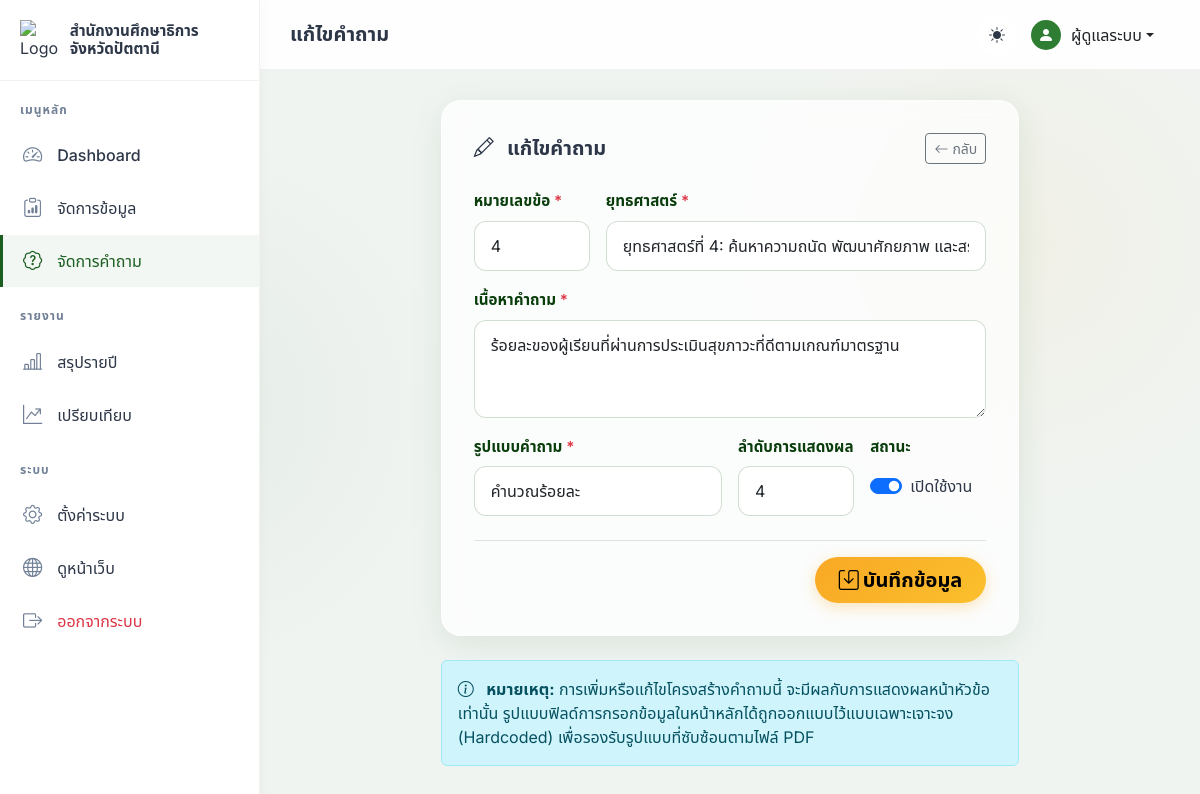
Screenshot of /admin/questions/edit?id=4 (signed in) with the database file from the repository.
### tables this page shows
CREATE TABLE `questions` (
    `id` INT AUTO_INCREMENT PRIMARY KEY,
    `question_number` INT NOT NULL COMMENT 'หมายเลขข้อ',
    `strategy_number` INT NOT NULL COMMENT 'หมายเลขยุทธศาสตร์',
    `strategy_name` VARCHAR(500) NOT NULL COMMENT 'ชื่อยุทธศาสตร์',
    `question_text` TEXT NOT NULL COMMENT 'เนื้อหาคำถาม',
    `question_type` VARCHAR(50) NOT NULL DEFAULT 'percentage' COMMENT 'ประเภท: percentage, yes_no, rating',
    `is_active` TINYINT(1) NOT NULL DEFAULT 1,
    `sort_order` INT NOT NULL DEFAULT 0,
    `created_at` DATETIME NOT NULL DEFAULT CURRENT_TIMESTAMP,
    `updated_at` DATETIME NOT NULL DEFAULT CURRENT_TIMESTAMP ON UPDATE CURRENT_TIMESTAMP,
    INDEX `idx_strategy` (`strategy_number`),
    INDEX `idx_sort` (`sort_order`)
);

### controllers/QuestionController.php (called while the page is built, shortened)
<?php
class QuestionController extends Controller
{
    private Question $questionModel;
    public function __construct()
    {
        $this->questionModel = new Question();
    }
    public function edit(): void
    {
        $id = (int)$this->query('id', 0);
        $question = $this->questionModel->findById($id);
        $this->view('questions/form', [
            'title' => 'แก้ไขคำถาม',
            'question' => $question,
            'strategies' => STRATEGIES,
            'nextNumber' => null,
            'flash' => $this->getFlash(),
        ], 'admin');
    }
}

### core/App.php (called while the page is built, shortened)
<?php
class App
{
    private array $routes;
    public function __construct(array $routes)
    {
        $this->routes = $routes;
    }
    public function run(): void
    {
        $url = $this->parseUrl();
        $route = $this->matchRoute($url);
        $this->dispatch($route);
    }
    private function parseUrl(): string
    {
        $url = isset($_GET['url']) ? $_GET['url'] : '';
        $url = rtrim($url, '/');
        $url = filter_var($url, FILTER_SANITIZE_URL);
        return strtolower($url);
    }
    private function matchRoute(string $url): ?array
    {
        if (isset($this->routes[$url])) {
            return $this->routes[$url];
        }
        return null;
    }
    private function dispatch(array $route): void
    {
        $methodName = $route['method'];
        $controller = new $controllerName();
        $controller->$methodName();
    }
}

### index.php (called while the page is built, shortened)
<?php
require_once BASE_PATH . 'config/app.php';
require_once BASE_PATH . 'config/database.php';
require_once BASE_PATH . 'core/Model.php';
require_once BASE_PATH . 'core/Controller.php';
require_once BASE_PATH . 'core/App.php';
require_once BASE_PATH . 'config/routes.php';
$app = new App($routes);
$app->run();

### config/database.php (called while the page is built, shortened)
<?php
function getDB(): PDO
{
    static $pdo = null;
    if ($pdo === null) {
        try {
            $dsn = "mysql:host=" . DB_HOST . ";dbname=" . DB_NAME . ";charset=" . DB_CHARSET;
            $options = [
                PDO::ATTR_ERRMODE            => PDO::ERRMODE_EXCEPTION,
                PDO::ATTR_DEFAULT_FETCH_MODE => PDO::FETCH_ASSOC,
                PDO::ATTR_EMULATE_PREPARES   => false,
                PDO::MYSQL_ATTR_INIT_COMMAND => "SET NAMES " . DB_CHARSET,
            ];
            $pdo = new PDO($dsn, DB_USER, DB_PASS, $options);
        } catch (PDOException $e) {
            die('<div style="font-family:sans-serif;padding:40px;text-align:center;">
                <h2>⚠️ ไม่สามารถเชื่อมต่อฐานข้อมูลได้</h2>
                <p>กรุณาตรวจสอบการตั้งค่าฐานข้อมูลใน config/database.php</p>
                <p style="color:#999;font-size:12px;">Error: ' . $e->getMessage() . '</p>
            </div>');
        }
    }
    return $pdo;
}

### core/Model.php (called while the page is built, shortened)
<?php
class Model
{
    protected PDO $db;
    protected string $table = '';
    protected string $primaryKey = 'id';
    public function __construct()
    {
        $this->db = getDB();
    }
    public function findById(int $id): ?array
    {
        $stmt = $this->db->prepare(
            "SELECT * FROM {$this->table} WHERE {$this->primaryKey} = :id LIMIT 1"
        );
        $stmt->execute([':id' => $id]);
        $result = $stmt->fetch();
        return $result ?: null;
    }
}

### views/questions/form.php (the view, shortened to what this page needs)
<div class="row justify-content-center">
    <div class="col-md-8">
        <div class="glass-card">
            <div class="d-flex justify-content-between align-items-center mb-4">
                <h5 class="fw-bold mb-0">
                    <i class="bi <?= $question ? 'bi-pencil' : 'bi-plus-circle' ?> me-2"></i>
                    <?= $question ? 'แก้ไขคำถาม' : 'เพิ่มคำถามใหม่' ?>
                </h5>
                <a href="<?= BASE_URL ?>admin/questions" class="btn btn-sm btn-outline-secondary">
                    <i class="bi bi-arrow-left me-1"></i>กลับ
                </a>
            </div>
            <form action="<?= BASE_URL ?>admin/questions/<?= $question ? 'update' : 'store' ?>" method="POST">
                <div class="row g-3">
                    <div class="col-md-3">
                        <label class="form-label-custom">หมายเลขข้อ <span class="text-danger">*</span></label>
                        <input type="number" class="form-control form-control-custom" name="question_number"
                               value="<?= $question ? $question['question_number'] : $nextNumber ?>" required min="1">
                    </div>
                    <div class="col-md-9">
                        <label class="form-label-custom">ยุทธศาสตร์ <span class="text-danger">*</span></label>
                        <select class="form-select form-control-custom" name="strategy_number" required>
                            <?php foreach ($strategies as $num => $name): ?>
                            <option value="<?= $num ?>" <?= ($question['strategy_number'] ?? '') == $num ? 'selected' : '' ?>>
                                <?= htmlspecialchars($name) ?>
                            </option>
                            <?php endforeach; ?>
                        </select>
                    </div>
                    <div class="col-12">
                        <label class="form-label-custom">เนื้อหาคำถาม <span class="text-danger">*</span></label>
                        <textarea class="form-control form-control-custom" name="question_text" rows="3" required><?= htmlspecialchars($question['question_text'] ?? '') ?></textarea>
                    </div>
                    <div class="col-md-6">
                        <label class="form-label-custom">รูปแบบคำถาม <span class="text-danger">*</span></label>
                        <select class="form-select form-control-custom" name="question_type" required>
                            <option value="percentage" <?= ($question['question_type'] ?? '') === 'percentage' ? 'selected' : '' ?>>คำนวณร้อยละ</option>
                        </select>
                    </div>
                    <div class="col-md-3">
                        <label class="form-label-custom">ลำดับการแสดงผล</label>
                        <input type="number" class="form-control form-control-custom" name="sort_order"
                               value="<?= $question['sort_order'] ?? 0 ?>">
                    </div>
                    <?php if ($question): ?>
                    <div class="col-md-3">
                        <label class="form-label-custom">สถานะ</label>
                        <div class="form-check form-switch mt-2">
                            <input class="form-check-input" type="checkbox" name="is_active" value="1" <?= $question['is_active'] ? 'checked' : '' ?>>
                            <label class="form-check-label">เปิดใช้งาน</label>
                        </div>
                    </div>
                    <?php endif; ?>
                </div>
                <div class="text-end mt-4 pt-3 border-top">
                    <button type="submit" class="btn btn-gold btn-lg px-4">
                        <i class="bi bi-save me-1"></i>บันทึกข้อมูล
                    </button>
                </div>
            </form>
        </div>
        <div class="alert alert-info mt-4">
            <i class="bi bi-info-circle me-2"></i> <strong>หมายเหตุ:</strong> การเพิ่มหรือแก้ไขโครงสร้างคำถามนี้ จะมีผลกับการแสดงผลหน้าหัวข้อเท่านั้น รูปแบบฟิลด์การกรอกข้อมูลในหน้าหลักได้ถูกออกแบบไว้แบบเฉพาะเจาะจง (Hardcoded) เพื่อรองรับรูปแบบที่ซับซ้อนตามไฟล์ PDF
        </div>
    </div>
</div>

### assets/css/style.css (style rules this page uses)
:root { --moe-green: #1B5E20; --moe-green-light: #2E7D32; --moe-green-dark: #0A3D0C; --moe-gold: #F9A825; --moe-gold-light: #FBC02D; --bg-color: #f0f4f1; --surface-color: rgba(255, 255, 255, 0.85); --text-primary: #2d3748; --text-secondary: #718096; --glass-bg: rgba(255, 255, 255, 0.75); --glass-border: rgba(255, 255, 255, 0.4); --glass-shadow: 0 8px 32px 0 rgba(27, 94, 32, 0.1); --font-heading: 'Noto Sans Thai', sans-serif; --font-body: 'Inter', 'Noto Sans Thai', sans-serif; }
body { font-family: var(--font-body); background-color: var(--bg-color); background-image: radial-gradient(circle at 15% 50%, rgba(27, 94, 32, 0.05), transparent 25%), radial-gradient(circle at 85% 30%, rgba(249, 168, 37, 0.05), transparent 25%); background-attachment: fixed; color: var(--text-primary); min-height: 100vh; display: flex; flex-direction: column; }
h1, h2, h3, h4, h5, h6, .brand-title { font-family: var(--font-heading); font-weight: 700; }
.glass-card { background: var(--glass-bg); backdrop-filter: blur(12px); -webkit-backdrop-filter: blur(12px); border: 1px solid var(--glass-border); border-radius: 20px; padding: 2rem; box-shadow: var(--glass-shadow); transition: transform 0.3s ease, box-shadow 0.3s ease; }
.btn-gold { background: linear-gradient(135deg, var(--moe-gold), var(--moe-gold-light)); color: #000; font-weight: 600; border: none; border-radius: 50px; padding: 8px 24px; box-shadow: 0 4px 15px rgba(249, 168, 37, 0.3); transition: all 0.3s ease; }
.form-label-custom { font-weight: 600; color: var(--moe-green-dark); margin-bottom: 0.5rem; font-size: 0.95rem; }
.form-control-custom { background: rgba(255, 255, 255, 0.9); border: 1px solid rgba(27, 94, 32, 0.2); border-radius: 12px; padding: 12px 16px; transition: all 0.3s ease; }
.admin-body { background-color: var(--bg-color); }

### assets/css/animations.css (style rules this page uses)
.glass-card { transition: transform 0.3s cubic-bezier(0.175, 0.885, 0.32, 1.275), box-shadow 0.3s ease; }

### rows the page displays
questions: question_number "4", strategy_number "ยุทธศาสตร์ที่ 4: ค้นหาความถนัด พัฒนาศักยภาพ และสร้างอัตลักษณ์ เพื่ออนาคตเด็กปัตตานี", question_text "ร้อยละของผู้เรียนที่ผ่านการประเมินสุขภาวะที่ดีตามเกณฑ์มาตรฐาน", question_type "คำนวณร้อยละ", sort_order "4", is_active "☑"

### other values shown
$title "แก้ไขคำถาม"
Auth::user()['full_name'] "ผู้ดูแลระบบ"
